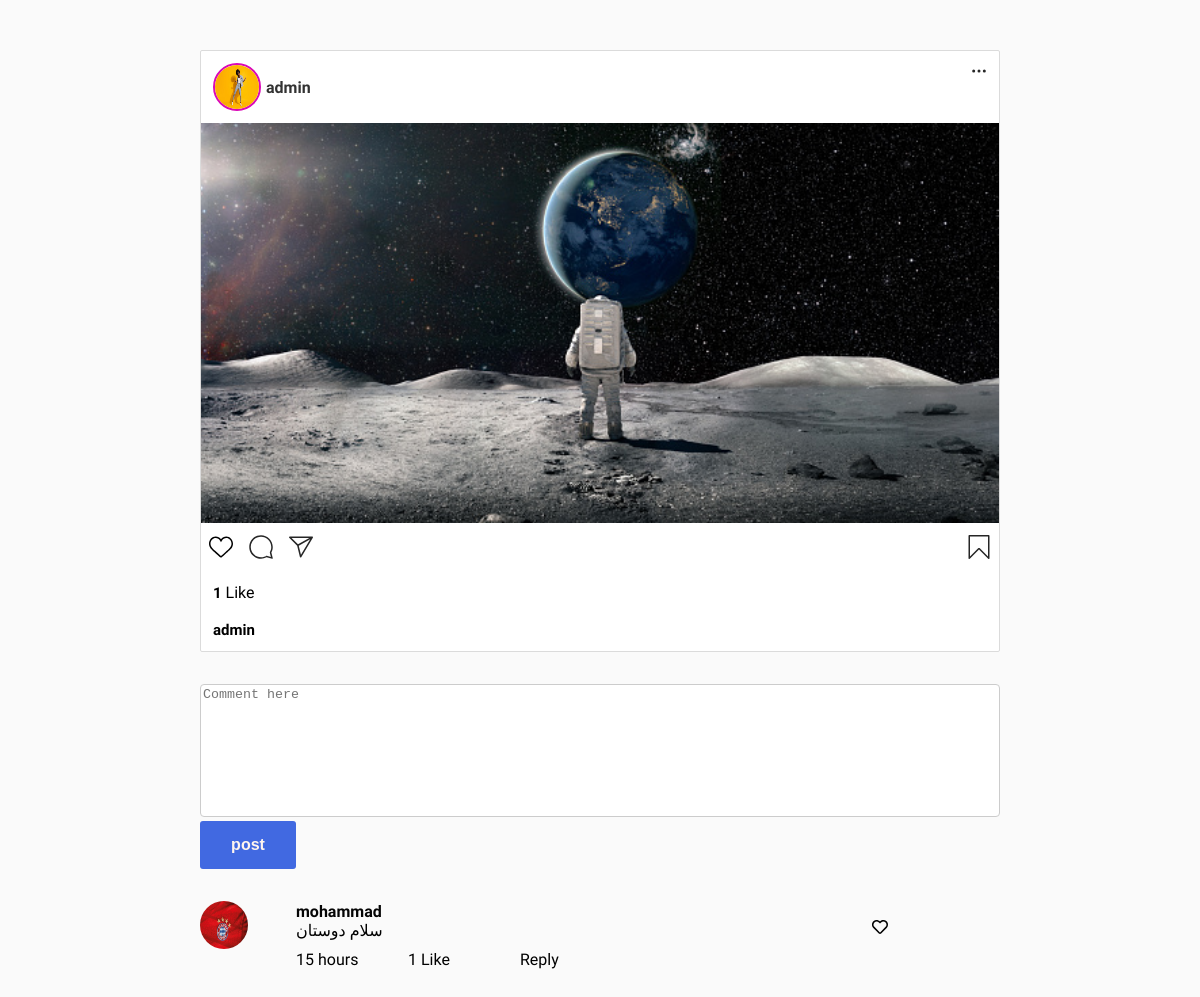
The app's page /posts/detail/30/admin2022-06-25-003209306954/ with its own data.
### posts/models.py (models this page shows, shortened)
class Post(models.Model):
    user = models.ForeignKey(settings.AUTH_USER_MODEL, related_name="user_posts", on_delete=models.CASCADE)
    caption = models.TextField(blank=True)
    image = models.ImageField(upload_to="posts/images/%Y/%m/%d")
    created = models.DateTimeField(auto_now_add=True)
    edited = models.BooleanField(default=False)
    edit_time = models.DateTimeField(auto_now=True)
    slug = models.SlugField(blank=True, max_length=300)
    user_like = models.ManyToManyField(settings.AUTH_USER_MODEL, related_name="posts_like", blank=True)

class PostComment(models.Model):
    post = models.ForeignKey(Post, related_name="comments", on_delete=models.CASCADE)
    user = models.ForeignKey(settings.AUTH_USER_MODEL, related_name="user_comments", on_delete=models.CASCADE)
    text = models.TextField()
    created = models.DateTimeField(auto_now_add=True)
    edited = models.BooleanField(default=False)
    edit_date = models.DateTimeField(auto_now=True)
    likes = models.ManyToManyField(settings.AUTH_USER_MODEL, related_name="comments_like", blank=True)

### myuser/models.py (models this page shows, shortened)
class MyUser(AbstractBaseUser):
    phone = models.CharField(max_length=11, unique=True,
        validators=[
            RegexValidator(regex="\A(09)(0|1|2|3)[0-9]{7}\d\Z", message="phone number is not correct")
        ])
    username = models.CharField(max_length=50, unique=True)
    email = models.EmailField(max_length=254)
    date_joined = models.DateTimeField(auto_now_add=True)
    last_login = models.DateTimeField(auto_now=True)
    first_name = models.CharField(max_length=50, blank=True, null=True)
    last_name = models.CharField(max_length=50, blank=True, null=True)
    is_active = models.BooleanField(default=True)
    is_verify = models.BooleanField(default=False)
    is_staff = models.BooleanField(default=False)
    is_admin = models.BooleanField(default=False)
    is_superuser = models.BooleanField(default=False)
    photo = models.ImageField(upload_to="users/%Y/%m/%d", default="users/default.jpg")
    date_of_birth = models.DateField(blank=True, null=True)
    bio = models.TextField(null=True, blank=True)
    following = models.ManyToManyField("self", through="Contact", related_name="followers", symmetrical=False)
    objects = MyUserManager()
    USERNAME_FIELD = 'phone'
    REQUIRED_FIELDS = ['username', 'email']
    def __str__(self):
        return self.username

### posts/views.py (the view)
# urls.py: path("detail/<int:id>/<slug:slug>/", views.post_detail, name="detail"),
def post_detail(request, id, slug):
    post = get_object_or_404(Post, id=id, slug=slug)
    form = PostCommentForm()
    if request.method == "POST":
        try:
            action = request.POST.get("action")
            comment_id = request.POST.get("id")
        except:
            action = None
            comment_id = None
        if action and comment_id:
            try:
                comment = PostComment.objects.get(id=comment_id)
                if action == "like":
                    comment.likes.add(request.user)
                else:
                    comment.likes.remove(request.user)
                return JsonResponse({"status":"OK"})
            except:
                return JsonResponse({"status":"error"})
        else:
            form = PostCommentForm(request.POST)
            if form.is_valid():
                try:
                    new_comment = form.save(commit=False)
                    new_comment.user = request.user
                    new_comment.post = post
                    new_comment.save()
                    form = PostCommentForm()
                    return JsonResponse({'status':"ok", "id":new_comment.id})
                except:
                    return JsonResponse({'status':"error"})
    else:
        return render(request, "posts/detail.html", {"post":post, "form":form})

### posts/forms.py
class PostCommentForm(forms.ModelForm):
    class Meta:
        model = PostComment
        fields = ["text"]

### templates/posts/detail.html (shortened to what this page needs)
{% extends 'base.html' %}
{% load static %}
{% block style %}
<link rel="stylesheet" href="{% static 'css/detail.css' %}">
{% endblock style %}
{% block content %}
<section>
  <div class="header">
    <div class="user">
      <img src="{{post.user.photo.url}}" alt="">
      <a href="{% url 'profile' post.user %}">
          <strong>{{post.user}}</strong>
      </a>
    </div>
    <div class="param">
    </div>
  </div>
  <div class="img-container">
    <img src="{{post.image.url}}" alt="Publication Photo">
  </div>
  <div class="toolbar">
    <a {% if request.user in post.user_like.all %} class="like active" {% else %} class="like" {% endif %} href="#"
      data-id="{{post.id}}" data-action="{% if request.user in post.user_like.all %}dislike{% else %}like{% endif %}">
    </a>
    <a class="comment">
    </a>
    <a class="transfer">
      <svg fill="#262626" height="24" viewBox="0 0 48 48" width="24">
        <path
          d="M47.8 3.8c-.3-.5-.8-.8-1.3-.8h-45C.9 3.1.3 3.5.1 4S0 5.2.4 5.7l15.9 15.6 5.5 22.6c.1.6.6 1 1.2 1.1h.2c.5 0 1-.3 1.3-.7l23.2-39c.4-.4.4-1 .1-1.5zM5.2 6.1h35.5L18 18.7 5.2 6.1zm18.7 33.6l-4.4-18.4L42.4 8.6 23.9 39.7z">
        </path>
      </svg>
    </a>
    <a class="signet">
      <svg fill="#262626" height="24" viewBox="0 0 48 48" width="24">
        <path
          d="M43.5 48c-.4 0-.8-.2-1.1-.4L24 29 5.6 47.6c-.4.4-1.1.6-1.6.3-.6-.2-1-.8-1-1.4v-45C3 .7 3.7 0 4.5 0h39c.8 0 1.5.7 1.5 1.5v45c0 .6-.4 1.2-.9 1.4-.2.1-.4.1-.6.1zM24 26c.8 0 1.6.3 2.2.9l15.8 16V3H6v39.9l15.8-16c.6-.6 1.4-.9 2.2-.9z">
        </path>
      </svg>
    </a>
  </div>
  <div id="like-container">
    <div class="description" id="like-body">
      <strong id="like-numbers">{{post.user_like.all|length}}</strong>
      <span id="like-word">
        {% if post.user_like.all|length > 1 %}
        Likes
        {% else %}
        Like
        {% endif %}
      </span>
    </div>
  </div>
  <div class="description"><strong>{{post.user}}&nbsp;&nbsp;</strong>{{post.caption}}</div>
</section>
<div class="comment-form">
  <form action="" method="POST">
      <textarea name="text" id="comment-textarea-id" class="comment-textarea" placeholder="Comment here"></textarea>
      <button class="comment-submit" id="comment-submit-id" type="submit">post</button>
  </form>
</div>
<div id="comments-container-id">
  {% for cm in post.comments.all %}
  <div class="comments">
    <div class="comment-profile">
        <img src="{{cm.user.photo.url}}" alt="">
    </div>
    <div class="comment-main">
        <div class="comment-text">
            <a class="user" href="{% url 'profile' cm.user %}"><strong>{{cm.user}}</strong></a>
            {{cm.text}}
        </div>
        <div class="comment-info">
            <div class="comment-date">{{cm.created|timesince}}</div>
            <div class="comment-likes">
              {% if cm.likes.all|length > 1 %}
                <span class="like-counts">{{cm.likes.all|length}}</span> <span class="like-word">Likes</span>
              {% else %}
                <span class="like-counts">{{cm.likes.all|length}}</span> <span class="like-word">Like</span>
              {% endif %}
            </div>
            <div class="comment-reply">Reply</div>
        </div>
    </div>
    <div class="comment-like" data-id="{{cm.id}}" data-action="{% if request.user in cm.likes.all %}dis{% endif %}like">
      {% if request.user in cm.likes.all %}
        <i class="fas fa-heart heart-active"></i>
      {% else %}
        <i class="far fa-heart"></i>
      {% endif %}
    </div>
  </div>
  {% endfor %}
</div>
{% endblock content %}

### static/css/detail.css (style rules this page uses)
* { box-sizing: border-box; transition: all 0.15s ease-in-out; }
a { cursor: pointer; }
body { background: #fafafa; margin: 50px auto; padding: 0; border: 0; width: 800px; max-width: 95%; font-family: 'Cabin', sans-serif; }
body section { background: #fff; position: relative; border-radius: 2px; margin: 10px 0; padding: 0; border: 1px solid #dbdbdb; }
body section .header { display: flex; justify-content: space-between; }
body section .header .user { margin: 5px; padding: 7px; border: 0; }
body section .header .param { cursor: pointer; margin: 6px; padding: 6px; border: 0; border-radius: 4px; }
body section .img-container img { width: 100%; }
body section .toolbar { display: flex; flex-direction: row; justify-content: left; }
body section .toolbar .like, body section .toolbar .comment, body section .toolbar .transfer, body section .toolbar .signet { margin: 8px; padding: 0; border: 0; }
body section .toolbar .signet { position: absolute; right: 0; }
body section .description { margin: 6px; padding: 6px; border: 0; font-size: 16px; }
body section .description strong { font-weight: bold; font-size: 15px; }
a { text-decoration: none; color: #050505; font-weight: 100; }
.comment-textarea { width: 100%; height: 10em; border-color: #ccc; resize: none; border-radius: 4px; }
.comment-submit { width: 6em; height: 3em; background-color: royalblue; color: seashell; border: none; border-radius: 3px; font-size: 1em; font-weight: bold; }
.comments { display: grid; grid-template-columns: 10% 70% 10%; gap: 2%; align-items: center; margin-bottom: 3em; }
.comment-profile>img { height: 3em; width: 3em; border-radius: 50%; }
.comment-main { display: grid; height: 50px; row-gap: 10px; grid-template-rows: auto auto; }
.comment-info { display: grid; grid-template-columns: 20% 20% 15%; }
.comment-form { margin: 2em 0; }
.user { display: grid; grid-template-columns: auto auto; align-items: center; }
.user > img { height: 3em; width: 3em; border-radius: 50%; border: 2px solid rgb(218, 8, 183); margin-right: 5px; }
.user>a { text-decoration: none; color: #333; }

### records on screen
Post: user.photo (picture), user "admin", image (picture), user_like.all|length "1"
PostComment: user.photo (picture), user "mohammad", text "سلام دوستان", likes.all|length "1"
